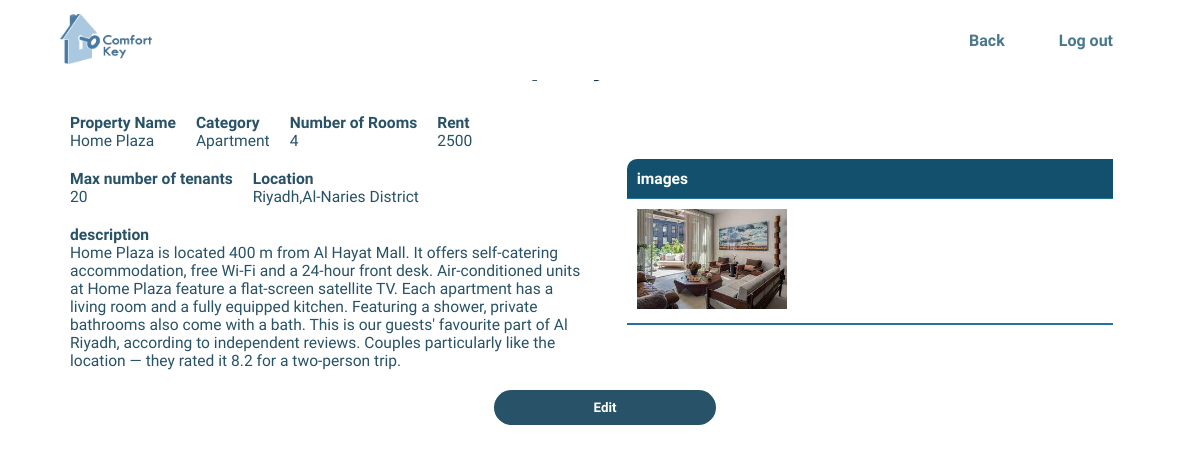
/property-detail.php?id=1235 (signed in), run on the app's committed database.
### tables this page shows
CREATE TABLE `property` (
  `id` varchar(255) NOT NULL,
  `homeowner_id` varchar(255) NOT NULL,
  `property_category_id` varchar(255) NOT NULL,
  `name` varchar(255) NOT NULL,
  `rooms` int(255) NOT NULL,
  `rent_cost` float NOT NULL,
  `location` text NOT NULL,
  `max_tenants` int(11) NOT NULL,
  `description` text NOT NULL
);

CREATE TABLE `propertyimage` (
  `id` varchar(255) NOT NULL,
  `property_id` varchar(255) NOT NULL,
  `path` varchar(255) NOT NULL
);

### property-detail.php (the view, shortened to what this page needs)
<?php
if (isset($_SESSION['id']) && isset($_SESSION['role'])) {
 ?>
 <?php
     include 'db.con.php';
    ?>
<?php
 $id= $_GET['id'];
    $query1 = "SELECT name, rooms, rent_cost ,location ,max_tenants ,description  FROM Property WHERE id= '$id'";
    $result2 = mysqli_query($conn, $query1);
    $q="SELECT category FROM PropertyCategory WHERE id=(SELECT property_category_id FROM Property WHERE id='$id')";
    $r = mysqli_query($conn, $q);
    ?>
    <?php
while($row = mysqli_fetch_assoc($result2)){
    ?>
<!DOCTYPE html>
<html>
    <head>
        <link rel="stylesheet" href="css/navbar.css">
        <link rel="stylesheet" href="css/property-detail.css">
    </head>
    <body>
        <header>
            <div class="topnav">
                <div class="logo">
                    <a href="homeseeker.php"><img src="img/comfortKey-logo.png" alt=""></a>
                </div>
                <div class="navigation">
                    <a  href="homeseeker.php">Back</a>
                    <a  href="logout.php">Log out</a>
                </div>
            </div>
    </header>
    <main>
    <h1>Property Details</h1>
    <div   div class="prop-details">
        <div class="attributes">
            <div class="attr">
                <div class="att">
                    <h4>Property Name</h4>
                </div>
                <div class="detail">
                    <p><?php echo $row['name'] ?></p>
                </div>
            </div>
            <div class="attr">
                <div class="att" >
                    <h4>Category</h4>
                </div>
                <div class="detail">
                    <p><?php while ($e = mysqli_fetch_assoc($r)){
                       echo $e['category'];}?></p>
                </div>
            </div>
            <div class="attr">
                <div  class="att">
                    <h4>Number of Rooms</h4>
                </div>
                <div class="detail">
                    <p><?php echo $row['rooms'] ?></p>
                </div>
            </div>
            <div class="attr">
                <div  class="att">
                    <h4>Rent</h4>
                </div>
                <div class="detail">
                    <p><?php echo $row['rent_cost'] ?></p>
                </div>
            </div>
            <div class="attr">
                <div  class="att">
                    <h4>Max number of tenants</h4>
                </div>
                <div class="detail">
                    <p><?php echo $row['max_tenants'] ?></p>
                </div>
            </div>
            <div class="attr">
                <div  class="att">
                    <h4>Location</h4>
                </div>
                <div class="detail">
                    <p><?php echo $row['location'] ?></p>
                </div>
            </div>
            <div class="attr">
                <div  class="att">
                    <h4>description</h4>
                </div>
                <div class="detail">
                    <p><?php echo $row['description'] ?></p>
                </div>
            </div>
<?php }
            ?>
        </div>
        <div class="images">
            <table>
                <tr>
                    <th class="left-edge">images</th>
                </tr>
                </tr><?php
                $i= "SELECT path FROM PropertyImage WHERE property_id='$id'";
                $o=mysqli_query($conn, $i);
                while ($row2 = mysqli_fetch_assoc($o)){
                ?>
                    <td><img src="<?php echo $row2['path']; ?>" alt=""/></td>
               <?php     } ?>
            </table>
        </div>
    </div>
<?php
    if($_SESSION['role']=='homeseeker'){
        $seeker=$_SESSION['id'];
         $x = "SELECT * FROM RentalApplication WHERE home_seeker_id = '$seeker' AND property_id ='$id'";
    $s=mysqli_query($conn, $x);
        if(mysqli_num_rows($s)==0){
            echo "<div class='attr'>"." <a href='homeseeker.php?apply_id=$id'>". "<button id='apply' class='table-btn'>Apply</button></a></div>";
    }
    echo "<h4>HOMEOWNER DETAILS</h4>";
if(mysqli_num_rows($result3)==1){
    $v = mysqli_fetch_assoc($result3);
        echo "<table><tr><td><h4>Name</h4> <br>" .$v['name']."</td>";
        echo "<td><h4>Phone number</h4><br>" .$v['phone_number']."</td>";
        echo "<td><h4>Email address</h4> <br>" .$v['email_address']."</td></tr></table>";}
    }
    else{
       echo" <div class='attr'><a href='editproperty.php?id=$id'><button class='table-btn'>Edit</button></a></div>";
    }
?>
    </main>
    </body>
   </html>
   <?php
}else {
    header('Location: homepage.php');
}

### css/navbar.css (style rules this page uses)
header { height: 10%; width: 100%; margin: 0; padding: 0; position: fixed; top: 0; z-index: 1; }
.topnav { height: 100%; display: flex; flex-direction: row; justify-content: space-between; align-items: center; align-content: center; background-color: white; margin: 0; flex-wrap: wrap; padding: 0 5%; }
.logo { width:8.5%; display: flex; flex-direction: row; justify-content: center; align-items: center; align-content: center; flex-wrap: wrap; }
.logo img { max-width: 100%; margin-top: 2px; }
.navigation { width: 50%; display: flex; flex-direction: row; justify-content: end; align-items: center; align-content: center; flex-wrap: wrap; }
.navigation a { color: rgb(74, 119, 142); text-decoration: none; font-weight: 600; font-family: 'Mada'; padding: 2px; transition-duration: 0.2s; margin: 0 25px; }

### css/property-detail.css (style rules this page uses)
html { height: 100%; width: 100%; scroll-behavior: smooth;; }
body { height: 100%; width: 100%; margin: 0; padding: 0; font-family: 'Mada'; color: rgb(40, 82, 103); }
main { min-width: 100%; margin: 0; padding: 0; height: 90%; display: flex; flex-direction: column; justify-self: center; align-items: center; }
img { max-width: 100%; }
h1 { color:rgb(15, 56, 77); font-size: 2.8vw; }
.prop-details { display: flex; flex-direction: row; justify-content: center; align-items: center; width: 100%; flex-wrap: wrap; }
.attributes { display: flex; flex-direction: row; justify-content: start; align-items: center; align-content: center; width: 45%; flex-wrap: wrap; }
.attr { margin: 10px; }
.attributes p, h4 { margin: 0; padding: 0; font-size: 1.3vw; }
.images { width: 45%; height: 60%; display: flex; flex-direction: column; justify-content: center; align-items: center; }
.images img { max-height: 100px; }
table { font-family: 'Mada'; padding: 2%; width: 90%; border-collapse: collapse; text-align: left; margin-bottom: 10vh; height: 100%; margin: 0; padding: 0; }
tr { width: 100%; border-bottom: solid 1px rgb(38, 115, 153); margin: 0; }
th, td { padding: 2%; font-size: 1.3vw; height: 100%; margin: 0; }
th { background-color: rgb(19, 80, 110); color: white; text-align: start; }
.left-edge { border-top-left-radius: 10px; border: 0px; }
.table-btn { background-color: rgb(40, 82, 103); color: white; padding: 10px 100px; border-radius: 50px; margin-left: 10px; text-align: center; transition-duration: 0.2s; outline: none; border: none; font-family: 'Mada'; font-weight: 600; margin-bottom: 30px; }

### data on the page
property: name "Home Plaza", category "Apartment", rooms "4", rent_cost "2500", max_tenants "20", location "Riyadh,Al-Naries District", description "Home Plaza is located 400 m from Al Hayat Mall. It offers self-catering accommodation, free Wi-Fi and a 24-hour front desk. Air-conditioned units at Home Plaza feature a flat-screen satellite TV. Each apartment has a living room and a fully equipped kitchen. Featuring a shower, private bathrooms also come with a bath. This is our guests' favourite part of Al Riyadh, according to independent reviews. Couples particularly like the location — they rated it 8.2 for a two-person trip."
propertyimage: path (picture)
